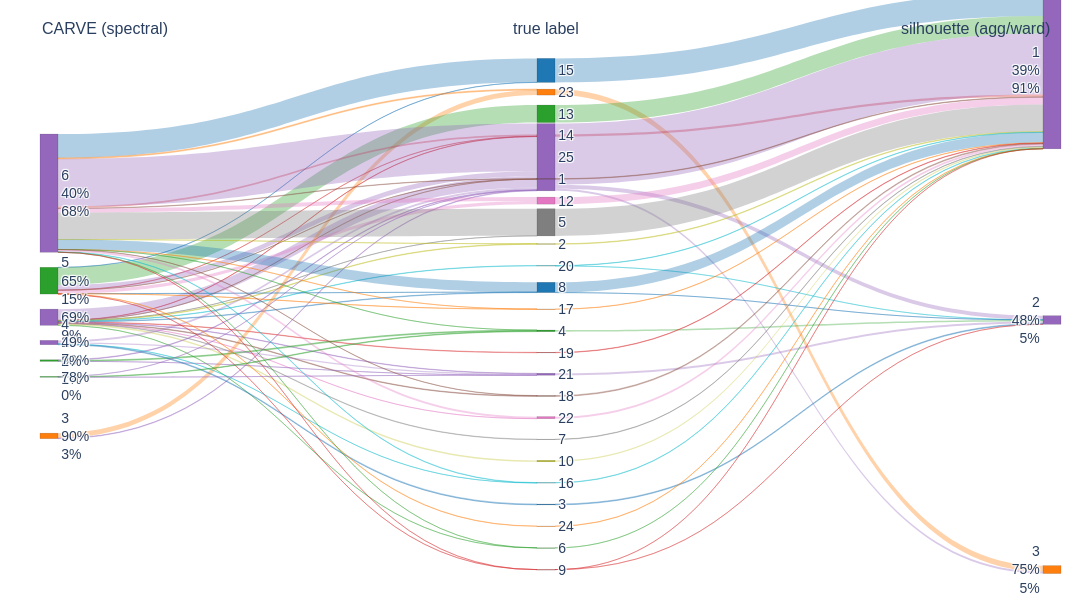

Notebook source saved alongside this figure:
### Code cell
# Agglomerative k=4 (Ward) –– as suggested by silhouette 
silhouette_labels = SpectralClustering(n_clusters=2, gamma=gamma_005, random_state=RANDOM_SEED).fit_predict(X)

# Spectral, k=7 –– as suggested by CARVE generalizability 
carve_labels = carve.get_labels(k=4, measure="generalizability", rule="1se")

fig = alluvial_compare(
    y_true=y,
    left_labels=carve_labels,
    right_labels=silhouette_labels,
    left_title="CARVE",
    right_title="silhouette",
    true_title="true label",
    palette_name="tab10",
    link_alpha=0.35,
)

fig.show()

### Figure 1 — Plotly figure (JSON) as saved in the notebook; plotly's stock layout.template omitted (floating-point values rounded to 4 significant figures)
{"data": [{"arrangement": "fixed", "link": {"color": ["rgba(214,39,40,0.35)", "rgba(148,103,189,0.35)", "rgba(140,86,75,0.35)", "rgba(127,127,127,0.35)", "rgba(188,189,34,0.35)", "rgba(23,190,207,0.35)", "rgba(31,119,180,0.35)", "rgba(214,39,40,0.35)", "rgba(148,103,189,0.35)", "rgba(140,86,75,0.35)", "rgba(227,119,194,0.35)", "rgba(127,127,127,0.35)", "rgba(188,189,34,0.35)", "rgba(44,160,44,0.35)", "rgba(148,103,189,0.35)", "rgba(44,160,44,0.35)", "rgba(148,103,189,0.35)", "rgba(255,127,14,0.35)", "rgba(148,103,189,0.35)", "rgba(148,103,189,0.35)", "rgba(148,103,189,0.35)", "rgba(23,190,207,0.35)", "rgba(31,119,180,0.35)", "rgba(31,119,180,0.35)", "rgba(44,160,44,0.35)", "rgba(214,39,40,0.35)", "rgba(148,103,189,0.35)", "rgba(140,86,75,0.35)", "rgba(227,119,194,0.35)", "rgba(31,119,180,0.35)", "rgba(255,127,14,0.35)", "rgba(255,127,14,0.35)", "rgba(214,39,40,0.35)", "rgba(31,119,180,0.35)", "rgba(255,127,14,0.35)", "rgba(214,39,40,0.35)", "rgba(148,103,189,0.35)", "rgba(140,86,75,0.35)", "rgba(227,119,194,0.35)", "rgba(127,127,127,0.35)", "rgba(188,189,34,0.35)", "rgba(31,119,180,0.35)", "rgba(255,127,14,0.35)", "rgba(44,160,44,0.35)", "rgba(140,86,75,0.35)", "rgba(227,119,194,0.35)", "rgba(23,190,207,0.35)", "rgba(44,160,44,0.35)", "rgba(214,39,40,0.35)", "rgba(148,103,189,0.35)", "rgba(44,160,44,0.35)", "rgba(148,103,189,0.35)", "rgba(31,119,180,0.35)", "rgba(255,127,14,0.35)", "rgba(44,160,44,0.35)", "rgba(214,39,40,0.35)", "rgba(148,103,189,0.35)", "rgba(148,103,189,0.35)", "rgba(148,103,189,0.35)", "rgba(140,86,75,0.35)", "rgba(227,119,194,0.35)", "rgba(127,127,127,0.35)", "rgba(188,189,34,0.35)", "rgba(23,190,207,0.35)", "rgba(23,190,207,0.35)", "rgba(31,119,180,0.35)", "rgba(31,119,180,0.35)", "rgba(255,127,14,0.35)", "rgba(44,160,44,0.35)", "rgba(214,39,40,0.35)", "rgba(148,103,189,0.35)", "rgba(140,86,75,0.35)", "rgba(227,119,194,0.35)", "rgba(127,127,127,0.35)", "rgba(188,189,34,0.35)", "rgba(23,190,207,0.35)", "rgba(31,119,180,0.35)", "rgba(255,127,14,0.35)", "rgba(44,160,44,0.35)", "rgba(214,39,40,0.35)", "rgba(214,39,40,0.35)"], "source": [0, 0, 0, 0, 0, 0, 0, 0, 0, 0, 0, 0, 0, 0, 1, 1, 1, 2, 2, 3, 3, 3, 3, 4, 4, 4, 4, 4, 4, 4, 4, 4, 4, 5, 5, 5, 5, 5, 5, 5, 5, 5, 5, 5, 5, 5, 5, 5, 5, 6, 6, 6, 7, 8, 9, 10, 11, 11, 11, 12, 13, 14, 15, 16, 16, 17, 17, 18, 19, 20, 21, 22, 23, 24, 25, 26, 27, 28, 29, 30, 30], "target": [10, 11, 12, 14, 15, 16, 17, 20, 21, 22, 23, 24, 25, 29, 11, 19, 21, 8, 11, 11, 21, 26, 27, 7, 9, 10, 11, 12, 13, 17, 18, 28, 30, 7, 8, 10, 11, 12, 13, 14, 15, 17, 18, 19, 22, 23, 26, 29, 30, 11, 19, 21, 31, 33, 31, 31, 31, 32, 33, 31, 31, 31, 31, 31, 32, 31, 32, 31, 32, 31, 32, 31, 31, 31, 31, 31, 32, 31, 31, 31, 32], "value": [13, 557, 2, 2, 28, 19, 22, 20, 23, 30, 1, 20, 70, 4, 30, 46, 3, 249, 27, 106, 69, 1, 41, 7, 877, 7, 257, 6, 162, 1, 10, 12, 1, 1197, 48, 92, 2384, 19, 189, 1359, 1, 494, 2, 3, 12, 101, 19, 2, 2, 8, 31, 1, 1204, 297, 877, 112, 3063, 207, 99, 27, 351, 1361, 29, 17, 2, 516, 1, 12, 80, 20, 96, 42, 102, 20, 70, 20, 41, 12, 6, 1, 2]}, "node": {"color": ["#9467bd", "#2ca02c", "#ff7f0e", "#9467bd", "#2ca02c", "#9467bd", "#2ca02c", "#1f77b4", "#ff7f0e", "#2ca02c", "#d62728", "#9467bd", "#8c564b", "#e377c2", "#7f7f7f", "#bcbd22", "#17becf", "#1f77b4", "#ff7f0e", "#2ca02c", "#d62728", "#9467bd", "#8c564b", "#e377c2", "#7f7f7f", "#bcbd22", "#17becf", "#1f77b4", "#ff7f0e", "#2ca02c", "#d62728", "#9467bd", "#9467bd", "#ff7f0e"], "label": ["1<br>69%<br>9%", "2<br>58%<br>1%", "3<br>90%<br>3%", "4<br>49%<br>2%", "5<br>65%<br>15%", "6<br>40%<br>68%", "7<br>78%<br>0%", "15", "23", "13", "14", "25", "1", "12", "5", "2", "20", "8", "17", "4", "19", "21", "18", "22", "7", "10", "16", "3", "24", "6", "9", "1<br>39%<br>91%", "2<br>48%<br>5%", "3<br>75%<br>5%"], "line": {"color": "rgba(0,0,0,0.25)", "width": 0.5}, "pad": 20, "thickness": 18, "x": [0, 0, 0, 0, 0, 0, 0, 0.5, 0.5, 0.5, 0.5, 0.5, 0.5, 0.5, 0.5, 0.5, 0.5, 0.5, 0.5, 0.5, 0.5, 0.5, 0.5, 0.5, 0.5, 0.5, 0.5, 0.5, 0.5, 0.5, 0.5, 1, 1, 1], "y": [0.02, 0.18, 0.34, 0.5, 0.66, 0.82, 0.98, 0.02, 0.06174, 0.1035, 0.1452, 0.187, 0.2287, 0.2704, 0.3122, 0.3539, 0.3957, 0.4374, 0.4791, 0.5209, 0.5626, 0.6043, 0.6461, 0.6878, 0.7296, 0.7713, 0.813, 0.8548, 0.8965, 0.9383, 0.98, 0.02, 0.5, 0.98]}, "type": "sankey"}], "layout": {"annotations": [{"font": {"size": 16}, "showarrow": false, "text": "CARVE (spectral)", "x": 0, "xref": "paper", "y": 1.08, "yref": "paper"}, {"font": {"size": 16}, "showarrow": false, "text": "true label", "x": 0.5, "xref": "paper", "y": 1.08, "yref": "paper"}, {"font": {"size": 16}, "showarrow": false, "text": "silhouette (agg/ward)", "x": 1, "xref": "paper", "y": 1.08, "yref": "paper"}], "font": {"family": "Arial", "size": 14}, "height": 600, "margin": {"b": 20, "l": 40, "r": 40, "t": 60}, "paper_bgcolor": "white", "plot_bgcolor": "white", "width": 1200}}
